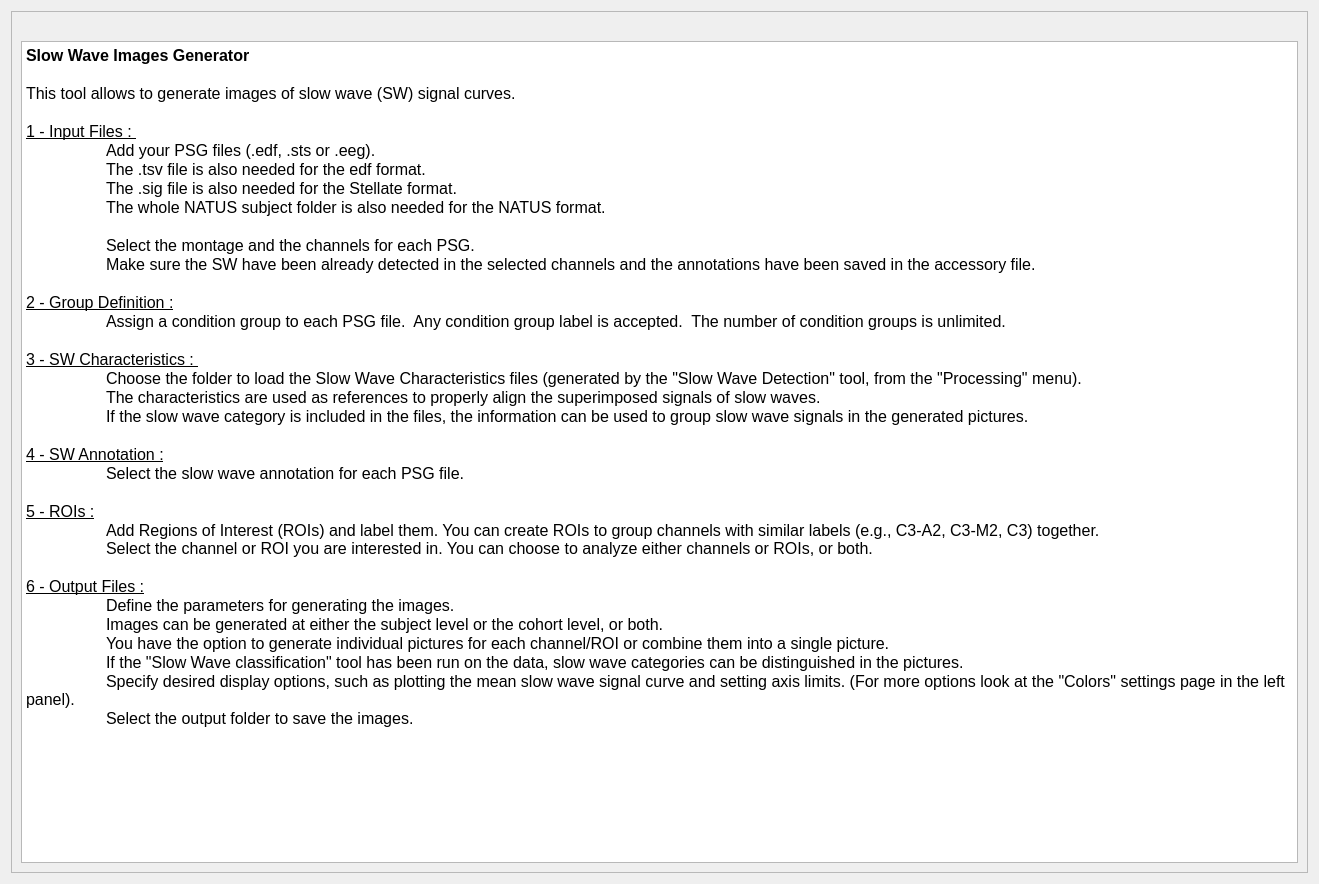
<?xml version="1.0" encoding="UTF-8"?>
<ui version="4.0">
 <class>SWImages</class>
 <widget class="QWidget" name="SWImages">
  <property name="geometry">
   <rect>
    <x>0</x>
    <y>0</y>
    <width>1319</width>
    <height>884</height>
   </rect>
  </property>
  <property name="windowTitle">
   <string/>
  </property>
  <property name="styleSheet">
   <string notr="true">font: 12pt &quot;Roboto&quot;;</string>
  </property>
  <layout class="QVBoxLayout" name="verticalLayout">
   <property name="spacing">
    <number>25</number>
   </property>
   <item>
    <widget class="QScrollArea" name="scrollArea">
     <property name="widgetResizable">
      <bool>true</bool>
     </property>
     <widget class="QWidget" name="scrollAreaWidgetContents">
      <property name="geometry">
       <rect>
        <x>0</x>
        <y>0</y>
        <width>1299</width>
        <height>864</height>
       </rect>
      </property>
      <layout class="QVBoxLayout" name="verticalLayout_2">
       <item>
        <layout class="QHBoxLayout" name="horizontalLayout">
         <item>
          <widget class="QLabel" name="label">
           <property name="text">
            <string/>
           </property>
           <property name="pixmap">
            <pixmap resource="sw_images.qrc">:/sw_images/SW_all_2cat_1chan_70.png</pixmap>
           </property>
          </widget>
         </item>
         <item>
          <widget class="QLabel" name="label_2">
           <property name="text">
            <string/>
           </property>
           <property name="pixmap">
            <pixmap resource="sw_images.qrc">:/sw_images/SW_mean_2_chans_70.png</pixmap>
           </property>
          </widget>
         </item>
         <item>
          <widget class="QLabel" name="label_3">
           <property name="text">
            <string/>
           </property>
           <property name="pixmap">
            <pixmap resource="sw_images.qrc">:/sw_images/mean_std_2cat_70.png</pixmap>
           </property>
          </widget>
         </item>
        </layout>
       </item>
       <item>
        <widget class="QTextEdit" name="textEdit">
         <property name="readOnly">
          <bool>true</bool>
         </property>
         <property name="html">
          <string>&lt;!DOCTYPE HTML PUBLIC &quot;-//W3C//DTD HTML 4.0//EN&quot; &quot;http://www.w3.org/TR/REC-html40/strict.dtd&quot;&gt;
&lt;html&gt;&lt;head&gt;&lt;meta name=&quot;qrichtext&quot; content=&quot;1&quot; /&gt;&lt;style type=&quot;text/css&quot;&gt;
p, li { white-space: pre-wrap; }
&lt;/style&gt;&lt;/head&gt;&lt;body style=&quot; font-family:'Roboto'; font-size:12pt; font-weight:400; font-style:normal;&quot;&gt;
&lt;p style=&quot; margin-top:0px; margin-bottom:0px; margin-left:0px; margin-right:0px; -qt-block-indent:0; text-indent:0px;&quot;&gt;&lt;span style=&quot; font-weight:600;&quot;&gt;Slow Wave Images Generator&lt;/span&gt;&lt;/p&gt;
&lt;p style=&quot;-qt-paragraph-type:empty; margin-top:0px; margin-bottom:0px; margin-left:0px; margin-right:0px; -qt-block-indent:0; text-indent:0px;&quot;&gt;&lt;br /&gt;&lt;/p&gt;
&lt;p style=&quot; margin-top:0px; margin-bottom:0px; margin-left:0px; margin-right:0px; -qt-block-indent:0; text-indent:0px;&quot;&gt;This tool allows to generate images of slow wave (SW) signal curves.  &lt;/p&gt;
&lt;p style=&quot;-qt-paragraph-type:empty; margin-top:0px; margin-bottom:0px; margin-left:0px; margin-right:0px; -qt-block-indent:0; text-indent:0px;&quot;&gt;&lt;br /&gt;&lt;/p&gt;
&lt;p style=&quot; margin-top:0px; margin-bottom:0px; margin-left:0px; margin-right:0px; -qt-block-indent:0; text-indent:0px;&quot;&gt;&lt;span style=&quot; text-decoration: underline;&quot;&gt;1 - Input Files : &lt;/span&gt;&lt;/p&gt;
&lt;p style=&quot; margin-top:0px; margin-bottom:0px; margin-left:0px; margin-right:0px; -qt-block-indent:0; text-indent:0px;&quot;&gt;	Add your PSG files (.edf, .sts or .eeg). &lt;/p&gt;
&lt;p style=&quot; margin-top:0px; margin-bottom:0px; margin-left:0px; margin-right:0px; -qt-block-indent:0; text-indent:0px;&quot;&gt;	The .tsv file is also needed for the edf format.&lt;/p&gt;
&lt;p style=&quot; margin-top:0px; margin-bottom:0px; margin-left:0px; margin-right:0px; -qt-block-indent:0; text-indent:0px;&quot;&gt;	The .sig file is also needed for the Stellate format.&lt;/p&gt;
&lt;p style=&quot; margin-top:0px; margin-bottom:0px; margin-left:0px; margin-right:0px; -qt-block-indent:0; text-indent:0px;&quot;&gt;	The whole NATUS subject folder is also needed for the NATUS format. &lt;/p&gt;
&lt;p style=&quot;-qt-paragraph-type:empty; margin-top:0px; margin-bottom:0px; margin-left:0px; margin-right:0px; -qt-block-indent:0; text-indent:0px;&quot;&gt;&lt;br /&gt;&lt;/p&gt;
&lt;p style=&quot; margin-top:0px; margin-bottom:0px; margin-left:0px; margin-right:0px; -qt-block-indent:0; text-indent:0px;&quot;&gt;	Select the montage and the channels for each PSG.  &lt;/p&gt;
&lt;p style=&quot; margin-top:0px; margin-bottom:0px; margin-left:0px; margin-right:0px; -qt-block-indent:0; text-indent:0px;&quot;&gt;	Make sure the SW have been already detected in the selected channels and the annotations have been saved in the accessory file.&lt;/p&gt;
&lt;p style=&quot;-qt-paragraph-type:empty; margin-top:0px; margin-bottom:0px; margin-left:0px; margin-right:0px; -qt-block-indent:0; text-indent:0px;&quot;&gt;&lt;br /&gt;&lt;/p&gt;
&lt;p style=&quot; margin-top:0px; margin-bottom:0px; margin-left:0px; margin-right:0px; -qt-block-indent:0; text-indent:0px;&quot;&gt;&lt;span style=&quot; text-decoration: underline;&quot;&gt;2 - Group Definition :&lt;/span&gt;&lt;/p&gt;
&lt;p style=&quot; margin-top:0px; margin-bottom:0px; margin-left:0px; margin-right:0px; -qt-block-indent:0; text-indent:0px;&quot;&gt;	Assign a condition group to each PSG file.  Any condition group label is accepted.  The number of condition groups is unlimited.&lt;/p&gt;
&lt;p style=&quot;-qt-paragraph-type:empty; margin-top:0px; margin-bottom:0px; margin-left:0px; margin-right:0px; -qt-block-indent:0; text-indent:0px;&quot;&gt;&lt;br /&gt;&lt;/p&gt;
&lt;p style=&quot; margin-top:0px; margin-bottom:0px; margin-left:0px; margin-right:0px; -qt-block-indent:0; text-indent:0px;&quot;&gt;&lt;span style=&quot; text-decoration: underline;&quot;&gt;3 - SW Characteristics : &lt;/span&gt;&lt;/p&gt;
&lt;p style=&quot; margin-top:0px; margin-bottom:0px; margin-left:0px; margin-right:0px; -qt-block-indent:0; text-indent:0px;&quot;&gt;	Choose the folder to load the Slow Wave Characteristics files (generated by the &amp;quot;Slow Wave Detection&amp;quot; tool, from the &amp;quot;Processing&amp;quot; menu).&lt;/p&gt;
&lt;p style=&quot; margin-top:0px; margin-bottom:0px; margin-left:0px; margin-right:0px; -qt-block-indent:0; text-indent:0px;&quot;&gt;	The characteristics are used as references to properly align the superimposed signals of slow waves.&lt;/p&gt;
&lt;p style=&quot; margin-top:0px; margin-bottom:0px; margin-left:0px; margin-right:0px; -qt-block-indent:0; text-indent:0px;&quot;&gt;	If the slow wave category is included in the files, the information can be used to group slow wave signals in the generated pictures.&lt;/p&gt;
&lt;p style=&quot;-qt-paragraph-type:empty; margin-top:0px; margin-bottom:0px; margin-left:0px; margin-right:0px; -qt-block-indent:0; text-indent:0px;&quot;&gt;&lt;br /&gt;&lt;/p&gt;
&lt;p style=&quot; margin-top:0px; margin-bottom:0px; margin-left:0px; margin-right:0px; -qt-block-indent:0; text-indent:0px;&quot;&gt;&lt;span style=&quot; text-decoration: underline;&quot;&gt;4 - SW Annotation :&lt;/span&gt;&lt;/p&gt;
&lt;p style=&quot; margin-top:0px; margin-bottom:0px; margin-left:0px; margin-right:0px; -qt-block-indent:0; text-indent:0px;&quot;&gt;	Select the slow wave annotation for each PSG file.&lt;/p&gt;
&lt;p style=&quot;-qt-paragraph-type:empty; margin-top:0px; margin-bottom:0px; margin-left:0px; margin-right:0px; -qt-block-indent:0; text-indent:0px;&quot;&gt;&lt;br /&gt;&lt;/p&gt;
&lt;p style=&quot; margin-top:0px; margin-bottom:0px; margin-left:0px; margin-right:0px; -qt-block-indent:0; text-indent:0px;&quot;&gt;&lt;span style=&quot; text-decoration: underline;&quot;&gt;5 - ROIs :&lt;/span&gt;&lt;/p&gt;
&lt;p style=&quot; margin-top:0px; margin-bottom:0px; margin-left:0px; margin-right:0px; -qt-block-indent:0; text-indent:0px;&quot;&gt;	Add Regions of Interest (ROIs) and label them. You can create ROIs to group channels with similar labels (e.g., C3-A2, C3-M2, C3) together.  &lt;br /&gt;	Select the channel or ROI you are interested in. You can choose to analyze either channels or ROIs, or both.&lt;/p&gt;
&lt;p style=&quot;-qt-paragraph-type:empty; margin-top:0px; margin-bottom:0px; margin-left:0px; margin-right:0px; -qt-block-indent:0; text-indent:0px;&quot;&gt;&lt;br /&gt;&lt;/p&gt;
&lt;p style=&quot; margin-top:0px; margin-bottom:0px; margin-left:0px; margin-right:0px; -qt-block-indent:0; text-indent:0px;&quot;&gt;&lt;span style=&quot; text-decoration: underline;&quot;&gt;6 - Output Files :&lt;/span&gt;&lt;/p&gt;
&lt;p style=&quot; margin-top:0px; margin-bottom:0px; margin-left:0px; margin-right:0px; -qt-block-indent:0; text-indent:0px;&quot;&gt;	Define the parameters for generating the images. &lt;/p&gt;
&lt;p style=&quot; margin-top:0px; margin-bottom:0px; margin-left:0px; margin-right:0px; -qt-block-indent:0; text-indent:0px;&quot;&gt;	Images can be generated at either the subject level or the cohort level, or both. &lt;/p&gt;
&lt;p style=&quot; margin-top:0px; margin-bottom:0px; margin-left:0px; margin-right:0px; -qt-block-indent:0; text-indent:0px;&quot;&gt;	You have the option to generate individual pictures for each channel/ROI or combine them into a single picture. &lt;/p&gt;
&lt;p style=&quot; margin-top:0px; margin-bottom:0px; margin-left:0px; margin-right:0px; -qt-block-indent:0; text-indent:0px;&quot;&gt;	If the &amp;quot;Slow Wave classification&amp;quot; tool has been run on the data, slow wave categories can be distinguished in the pictures.&lt;/p&gt;
&lt;p style=&quot; margin-top:0px; margin-bottom:0px; margin-left:0px; margin-right:0px; -qt-block-indent:0; text-indent:0px;&quot;&gt;	Specify desired display options, such as plotting the mean slow wave signal curve and setting axis limits. (For more options look at the &amp;quot;Colors&amp;quot; settings page in the left panel).&lt;/p&gt;
&lt;p style=&quot; margin-top:0px; margin-bottom:0px; margin-left:0px; margin-right:0px; -qt-block-indent:0; text-indent:0px;&quot;&gt;	Select the output folder to save the images.&lt;/p&gt;
&lt;p style=&quot;-qt-paragraph-type:empty; margin-top:0px; margin-bottom:0px; margin-left:0px; margin-right:0px; -qt-block-indent:0; text-indent:0px;&quot;&gt;&lt;br /&gt;&lt;/p&gt;
&lt;p style=&quot;-qt-paragraph-type:empty; margin-top:0px; margin-bottom:0px; margin-left:0px; margin-right:0px; -qt-block-indent:0; text-indent:0px;&quot;&gt;&lt;br /&gt;&lt;/p&gt;&lt;/body&gt;&lt;/html&gt;</string>
         </property>
        </widget>
       </item>
      </layout>
     </widget>
    </widget>
   </item>
  </layout>
 </widget>
 <resources>
  <include location="../../../../../scinodes_poc/src/main/python/ui/themes/themes.qrc"/>
  <include location="sw_images.qrc"/>
 </resources>
 <connections/>
</ui>
